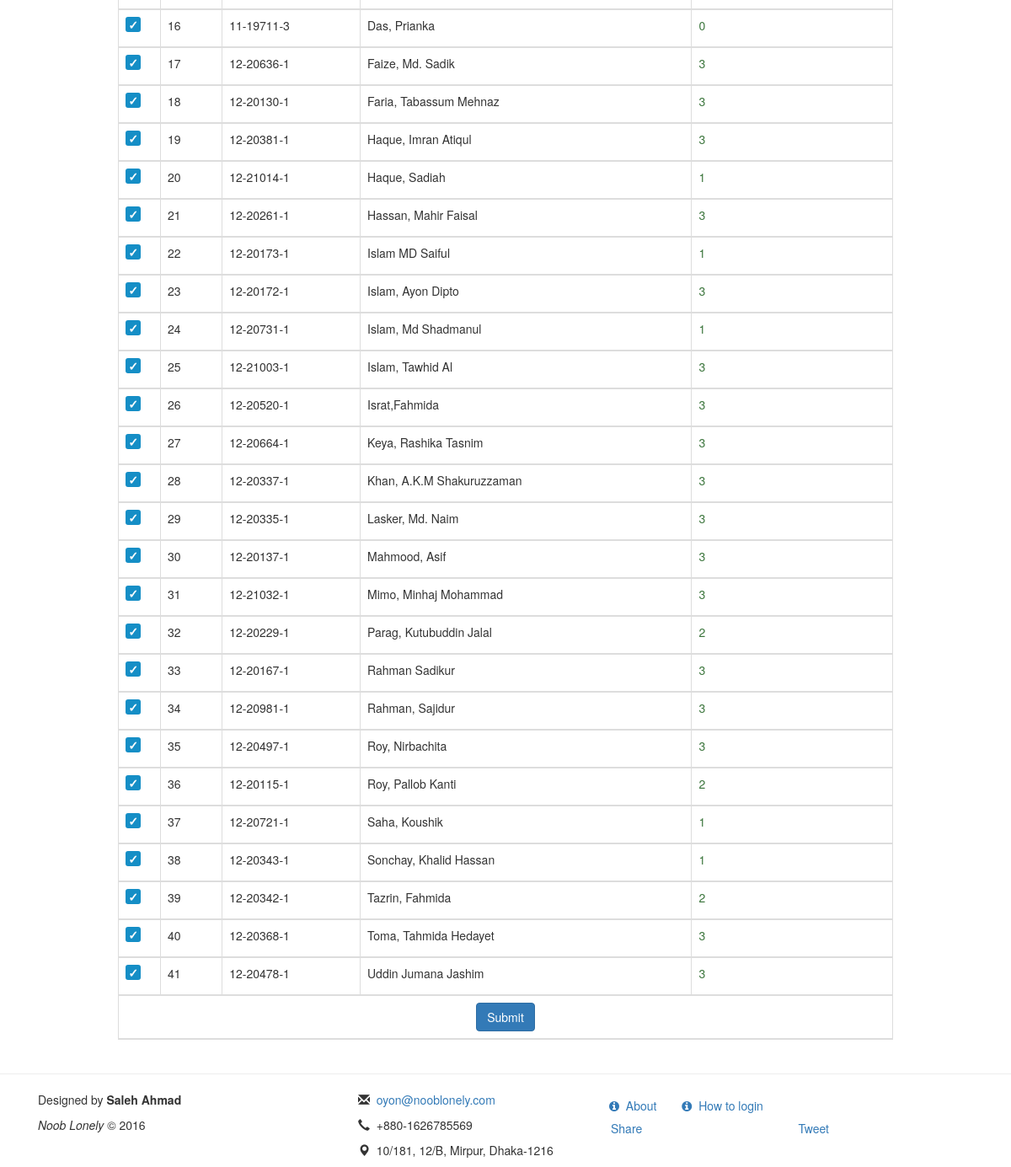
The app's page /attendance.php?id=2 (signed in, lower part), older data.
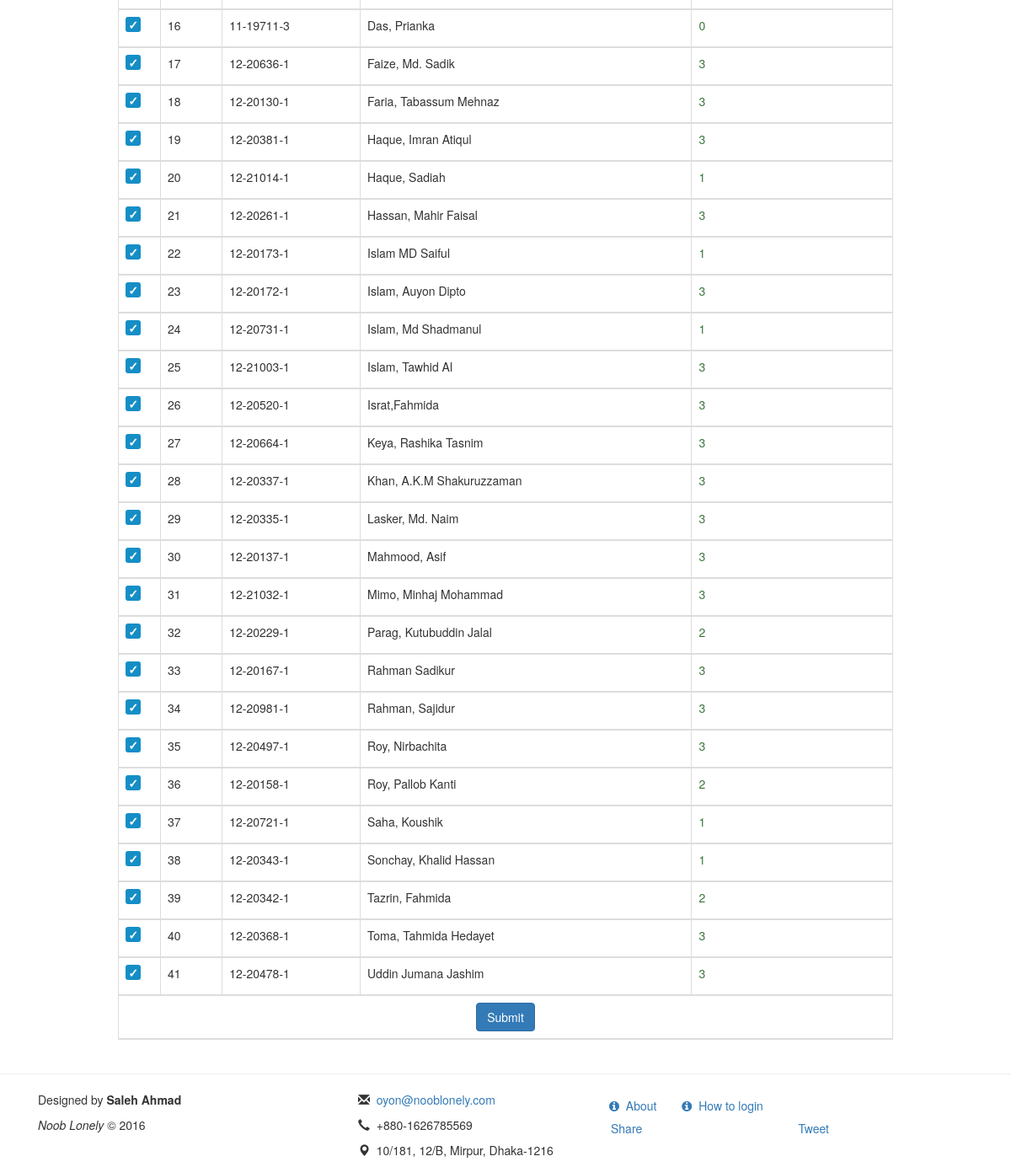
The same page, newer data.
### tables this page shows
CREATE TABLE `attendinfo` (
  `att_id` int(11) NOT NULL COMMENT 'attendance id',
  `att_total` int(11) NOT NULL DEFAULT '0' COMMENT 'total attendance',
  `s_id` int(11) NOT NULL COMMENT 'student id',
  `c_id` int(11) NOT NULL COMMENT 'course id'
);

CREATE TABLE `student` (
  `s_id` int(11) NOT NULL COMMENT 'student id',
  `s_aiub_id` varchar(15) NOT NULL COMMENT 'student aiub id',
  `s_full_name` varchar(55) NOT NULL COMMENT 'student full name',
  `s_cgpa` float NOT NULL DEFAULT '0' COMMENT 'student cgpa',
  `s_phone` varchar(20) NOT NULL COMMENT 'student phone',
  `s_email` varchar(55) DEFAULT NULL COMMENT 'student email',
  `s_pass` varchar(255) NOT NULL DEFAULT '1234' COMMENT 'student password',
  `s_dept` varchar(10) NOT NULL COMMENT 'student department',
  `s_image` text COMMENT 'student image',
  `s_gender` varchar(10) DEFAULT NULL COMMENT 'student gender',
  `s_dob` date DEFAULT NULL COMMENT 'student date of birth',
  `s_small_image` text COMMENT 'Student''s Image Icon',
  `img_contents` text COMMENT 'Contents of Image'
);

### model/db.php (called while the page is built, shortened)
<?php
function studentsAttendence($cid)
{
	$conn = db_conn();
	$sql = "SELECT student.s_id, `s_aiub_id`, `s_full_name`, attendinfo.att_total FROM `student`
INNER JOIN `attendinfo` ON student.s_id = attendinfo.s_id
WHERE attendinfo.c_id = ".mysqli_real_escape_string($conn, $cid)."
ORDER BY student.s_full_name";
	$result = mysqli_query($conn, $sql);
	$row = array();
	for($i=0; $i<mysqli_num_rows($result); $i++){
		$row[] = mysqli_fetch_array($result, MYSQLI_ASSOC);
	}
	return $row;
}

### attendance.php (the view, shortened to what this page needs)
<?php
	$outputString = studentsAttendence($_GET['id']);
?>
<!DOCTYPE html>
<html lang="en">
	<head>
		<?php require_once 'head.php'; ?>
		<link href="<?= SERVER; ?>/assets/css/checkbox.css" rel="stylesheet"/>
	</head>
	<body>
        <div id="wrap">
            <main>
                <div class="container">
                    <section>
                        <div class="row">
                            <div class="col-md-12">
                                <br />
                                <?php if(!count($outputString)): ?>
                                    <h3>No Data Found.</h3>
                                <?php else: ?>
                                <div class="col-md-10">
                                        <table class="table table-bordered">
                                            <thead>
                                            <form action="<?= SERVER; ?>/controller/confirmAttendence?id=<?= htmlentities(stripcslashes($_GET['id']), ENT_QUOTES, 'UTF-8'); ?>" method="post" onsubmit="return confirmation();">
                                                <?php $i=1; foreach($outputString as $value):?>
                                                    <tr>
                                                        <td></td>
                                                        <td><?= $i; ?></td>
                                                        <td><?= htmlentities(stripcslashes($value['s_aiub_id']), ENT_QUOTES, 'UTF-8'); ?></td>
                                                        <td><?= htmlentities(stripcslashes($value['s_full_name']), ENT_QUOTES, 'UTF-8'); ?></td>
                                                        <td class='text-success'><?= htmlentities(stripcslashes($value['att_total']), ENT_QUOTES, 'UTF-8'); ?></td>
                                                    </tr>
                                                    <?php $i++; ?>
                                                <?php endforeach; ?>
                                                <tr>
                                                    <td colspan="5">
                                                        <div class="text-center">
                                                            <input type="submit" name="attend" value="Submit" class="btn btn-primary" />
                                                        </div>
                                                    </td>
                                                </tr>
                                            </form>
                                            </thead>
                                        </table>
                                    <?php endif; ?>
                                </div>
                            </div>
                        </div>
                    </section>
                </div>
            </main>
        </div>
        <?php require_once 'footer.php' ?>
	</body>
</html>

Row changes from the older to the newer data that the page shows:
changed through a linked row, attendinfo: s.s_full_name "Islam, Ayon Dipto" → "Islam, Auyon Dipto"
changed through a linked row, attendinfo "Roy, Pallob Kanti": s.s_aiub_id "12-20115-1" → "12-20158-1"
